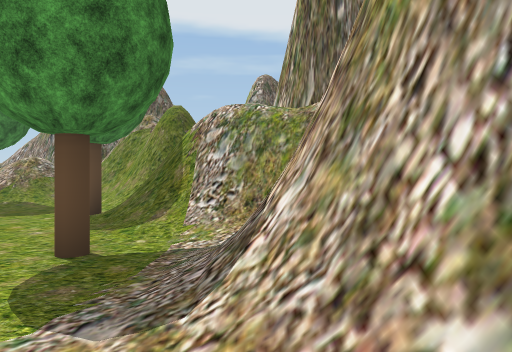
[1] (above)

24 first-person views from a walk through a 3-D level made in the Unity game engine. The camera is 1.5 m above the floor, looks level and sees 70° across. The floor is counted in squares, 2 m on a side. Each view is taken from the middle of a square. On the plan, view 1 faces up. The plan holds only what a view shows up to about 11 squares ahead; the rest is blank. The place goes on beyond the plan. Some trees and plants on the terrain are drawn as simple stand-ins. The player is left out. Some surface patterns are stand-ins.

[2]
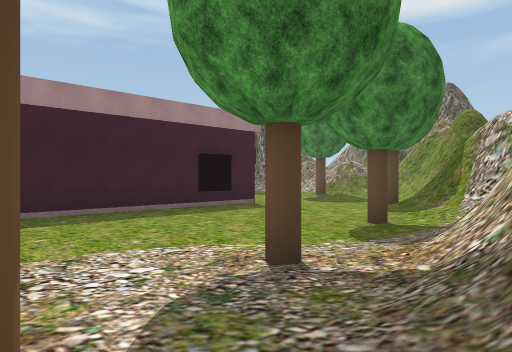

[3]
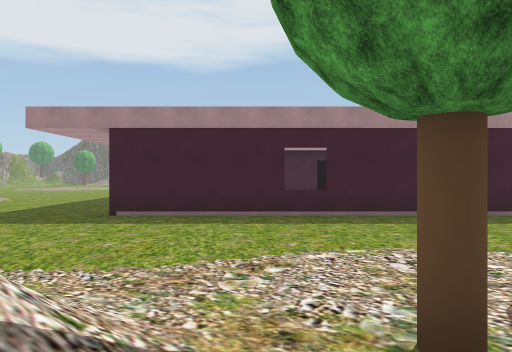

[4]
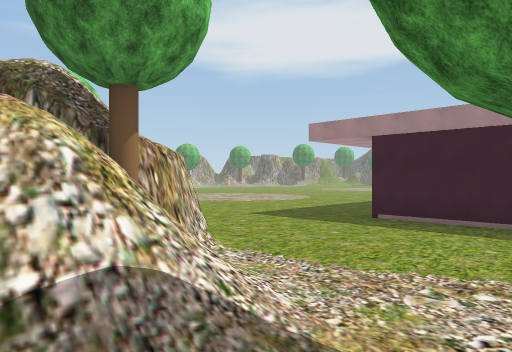

[5]
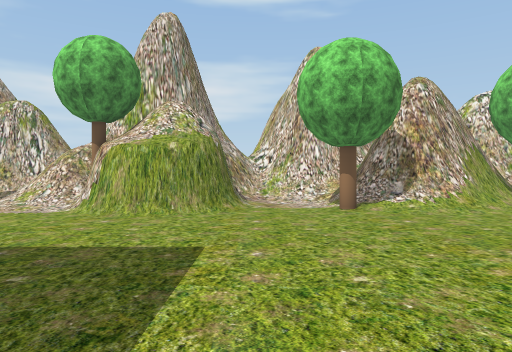

[6]
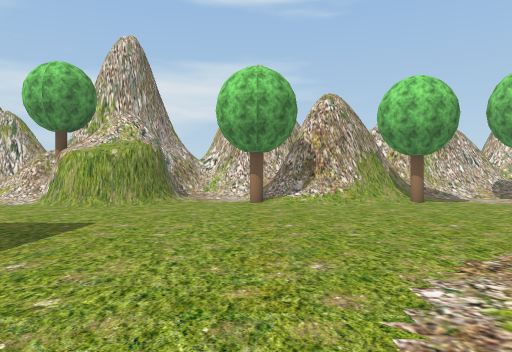

[7]
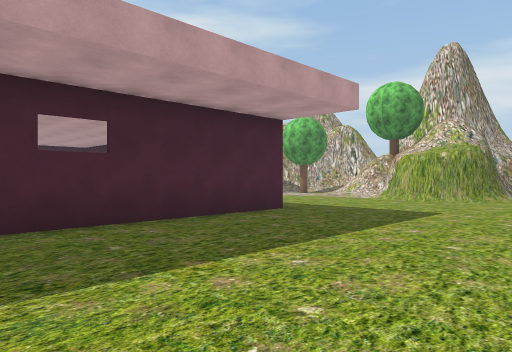

[8]
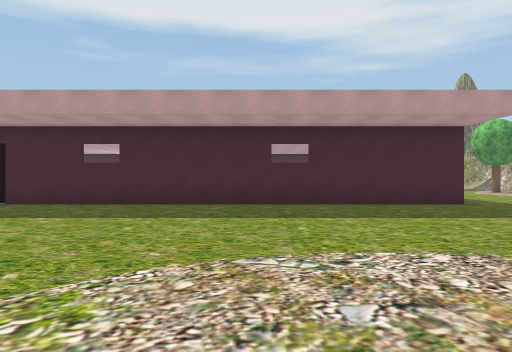

[9]
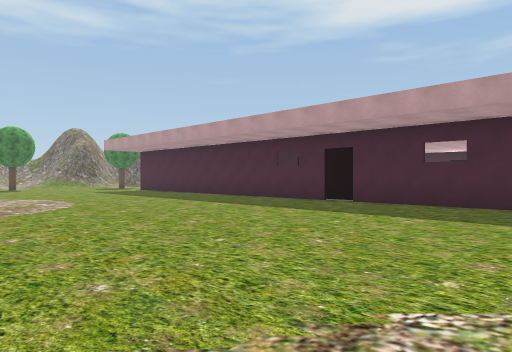

[10]
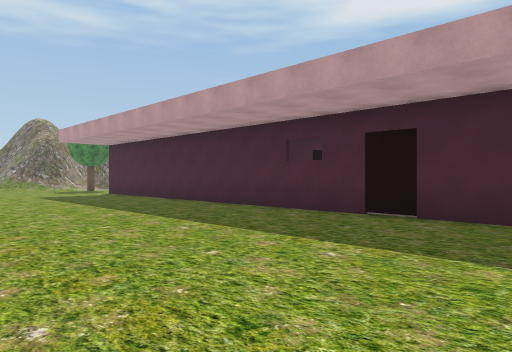

[11]
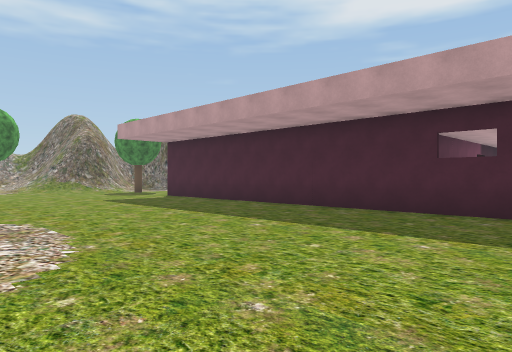

[12]
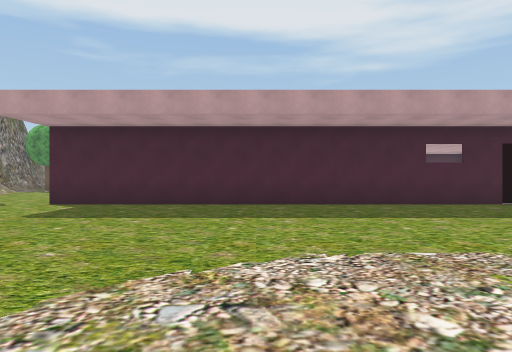

[13]
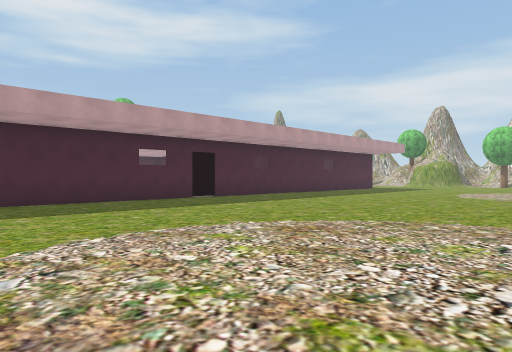

[14]
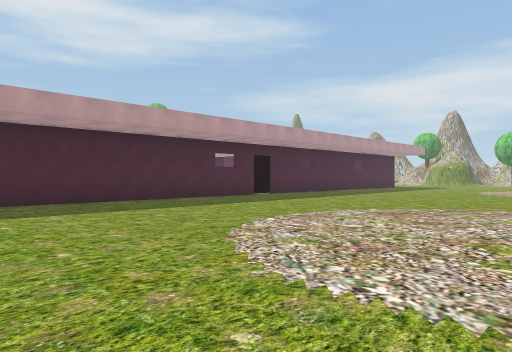

[15]
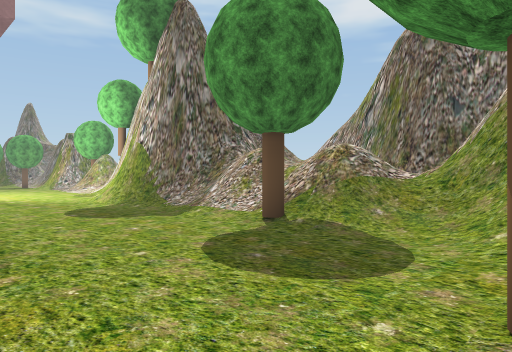

[16]
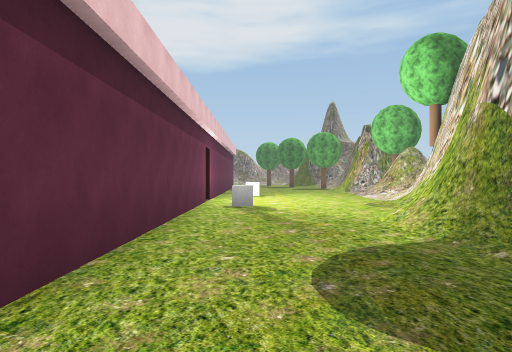

[17]
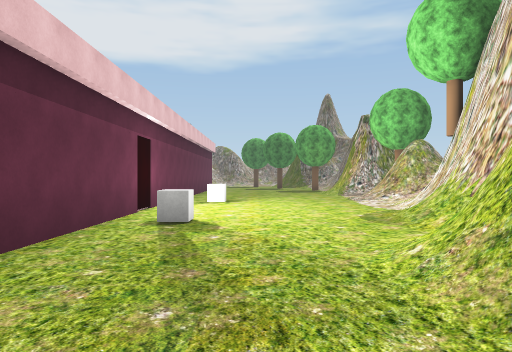

[18]
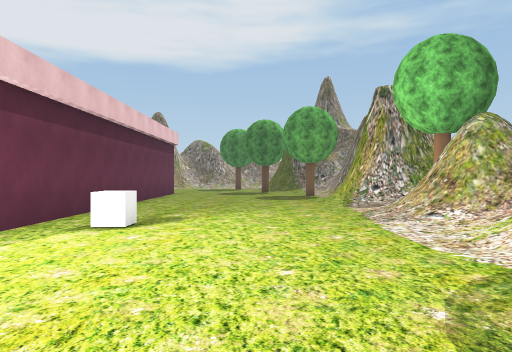

[19]
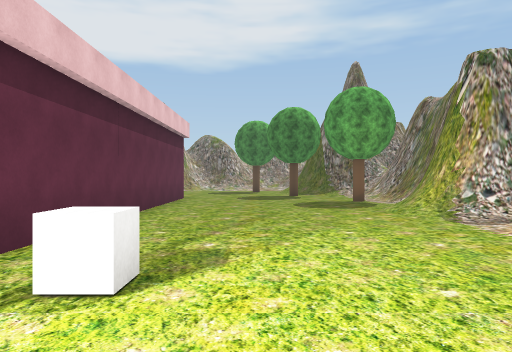

[20]
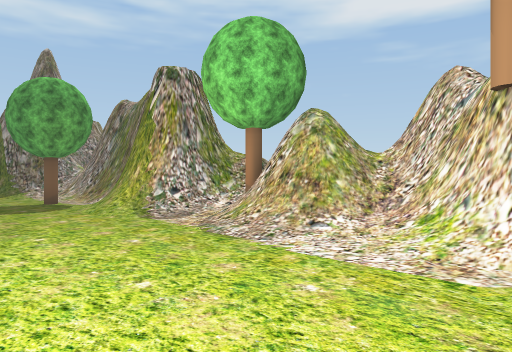

[21]
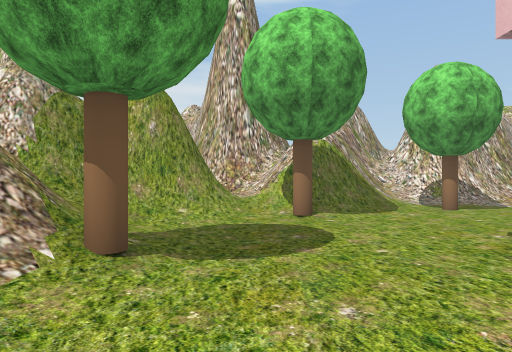

[22]
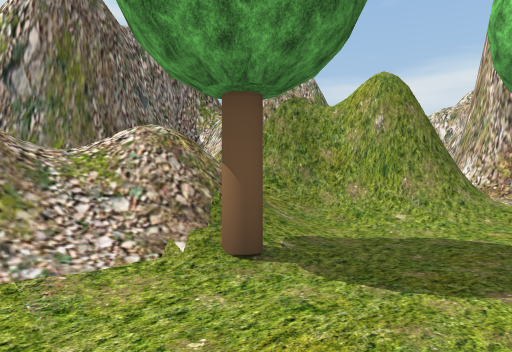

[23]
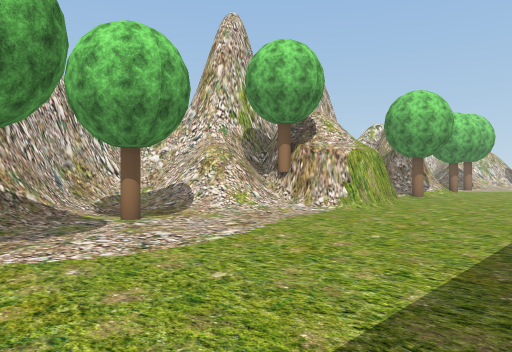

[24]
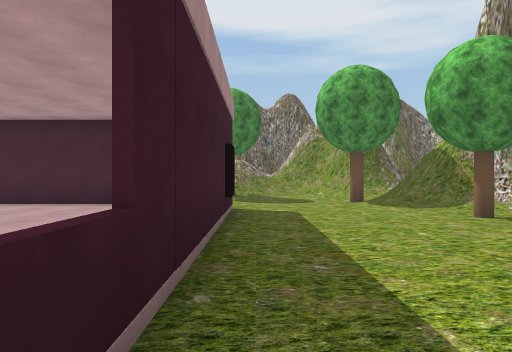

### Floor plan
Key: @ floor where view 1 was taken; # wall or solid block; . main floor; : floor 0.25 m higher than the main floor; / step, stairs or slope; = window, fence, low wall or low ledge; T tree; C cube.
Columns run from 30 left of view 1 to 3 right of it. Each row starts with its distance up from view 1.
 14     #/  ##
 13 ##  #/T####           #####
 12 // ##//##/####     ##    ##
 11 T..//......./##   ##//////##
 10 .............../###////////#  #
  9 ................///..//T/./##/#
  8 ...........................///#
  7 .........C...C.............T/##
  6 ...........................//###
  5 ########################....//##
  4                    ::: #....T//=
  3                     :: #......##
  2                     :: #......##
  1                        #....../#
  0                        #.....T@##
 -1                        #......./##
 -2                        =......T./#
 -3                        #......///#
 -4                        #....../=/#
 -5                        #....../###
 -6 ########################.....####
 -7 ............................/###
 -8 ............................/#
 -9 ............................/####
-10 ..............................///
-11 .............................../#
-12 .............................T//#
-13  ............................/###
-14 ............................./#
-15 .................      ....../#
-16  ...........  .. ..     ...../##
-17 . .. ..                   ...T/

Positions as (right, up) in squares from view 1, and headings:
1: (0, 0), facing up
2: (1, -2), facing up-left
3: (2, -3), facing left
4: (2, -2), facing down-left
5: (-9, -10), facing right
6: (-11, -12), facing right
7: (-13, -12), facing up-right
8: (-12, -16), facing up
9: (-13, -16), facing up-left
10: (-16, -13), facing up-left
11: (-19, -14), facing up-left
12: (-26, -16), facing up
13: (-27, -17), facing up-right
14: (-30, -17), facing up-right
15: (-3, 5), facing up-left
16: (-8, 7), facing left
17: (-11, 8), facing left
18: (-16, 9), facing left
19: (-19, 8), facing left
20: (-19, 8), facing up-left
21: (-10, 8), facing right
22: (-9, 7), facing up-right
23: (-6, 1), facing down-right
24: (-6, -3), facing up
